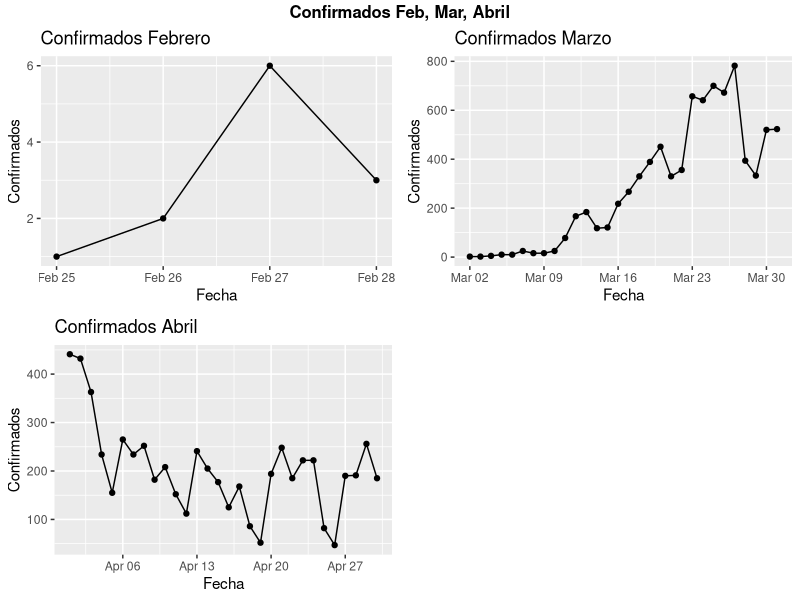
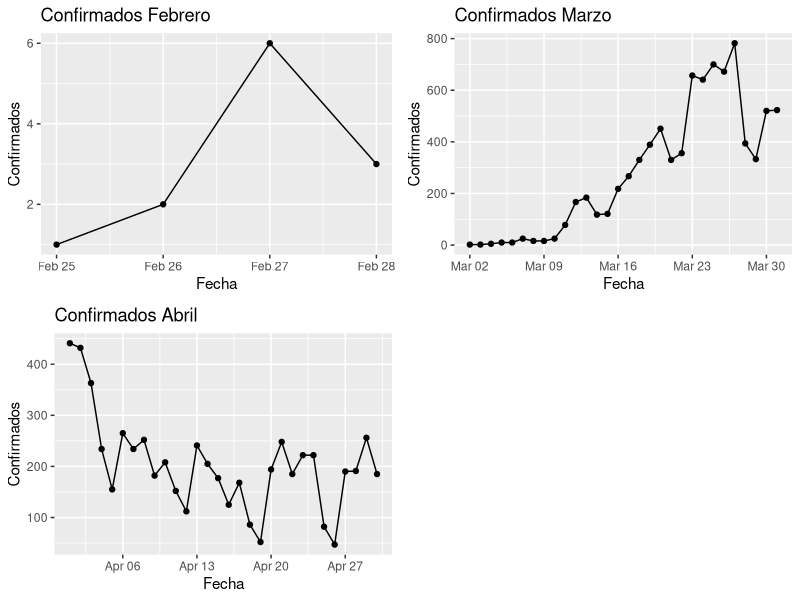
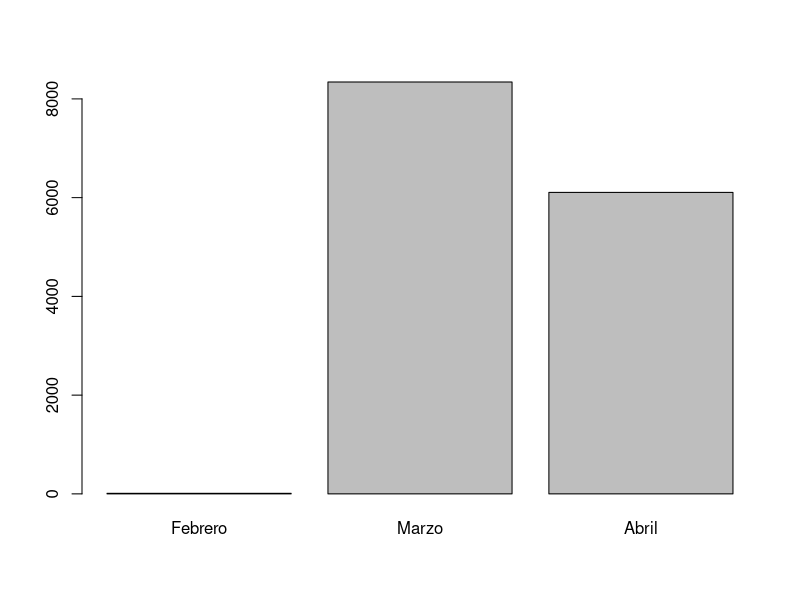

The R script that drew these images, in order:
## ---- chunk 1
knitr::opts_chunk$set(echo = TRUE)
## ---- chunk 2

library(dplyr)
library(ggplot2)
library(ggridges)
library(ggpubr)

covid_datos <- read.csv("Datasets/covid_datos.txt", sep=";", encoding = "UTF-8")

# Se genera una ultima columna al finalizar cada linea con ';' por lo que la eliminamos
covid_datos <- covid_datos[, 1:4]

# Para evitar problemas con los acentos en las columnas cambiamos el nombre de la primera
names(covid_datos)[1] <- "Fecha"

covid_datos$Fecha <- as.Date(covid_datos$Fecha, format='%d/%m/%Y')

indices <- which(is.na(covid_datos$Valor))
covid_datos$Valor[indices] = 0

## ---- chunk 3

TCFeb <- covid_datos[(format(covid_datos$Fecha, "%m") == '02') & covid_datos$Territorio == "Andalucía" & covid_datos$Medida == "Total confirmados (PCR+test)", ]

TCFeb

TCMarzo <- covid_datos[(format(covid_datos$Fecha, "%m") == '03') & covid_datos$Territorio == "Andalucía" & covid_datos$Medida == "Total confirmados (PCR+test)", ]

TCMarzo

TCAbril <- covid_datos[(format(covid_datos$Fecha, "%m") == '04') & covid_datos$Territorio == "Andalucía" & covid_datos$Medida == "Total confirmados (PCR+test)", ]

TCAbril

gf <- ggplot(TCFeb, aes(x=Fecha, y=Valor)) +
  geom_point() +
  geom_line(aes(group = 1)) +
  labs(title = "Confirmados Febrero",
       y = "Confirmados",
       x = "Fecha")

gm <- ggplot(TCMarzo, aes(x=Fecha, y=Valor)) +
  geom_point() +
  geom_line(aes(group = 1)) +
  labs(title = "Confirmados Marzo",
       y = "Confirmados",
       x = "Fecha")

ga <- ggplot(TCAbril, aes(x=Fecha, y=Valor)) +
  geom_point() +
  geom_line(aes(group = 1)) +
  labs(title = "Confirmados Abril",
       y = "Confirmados",
       x = "Fecha")

figure2 <- ggarrange(gf,gm,ga)
annotate_figure(figure2, top = text_grob("Confirmados Feb, Mar, Abril", face = "bold", size = 12))

figure2



## ---- chunk 4

# Números Totales Confirmados por Meses

sumF <- sum(TCFeb$Valor)

sumM <- sum(TCMarzo$Valor)

sumA <- sum(TCAbril$Valor)

vMeses <- c(Febrero = sumF, Marzo = sumM, Abril = sumA)

vMeses

barplot(vMeses)

